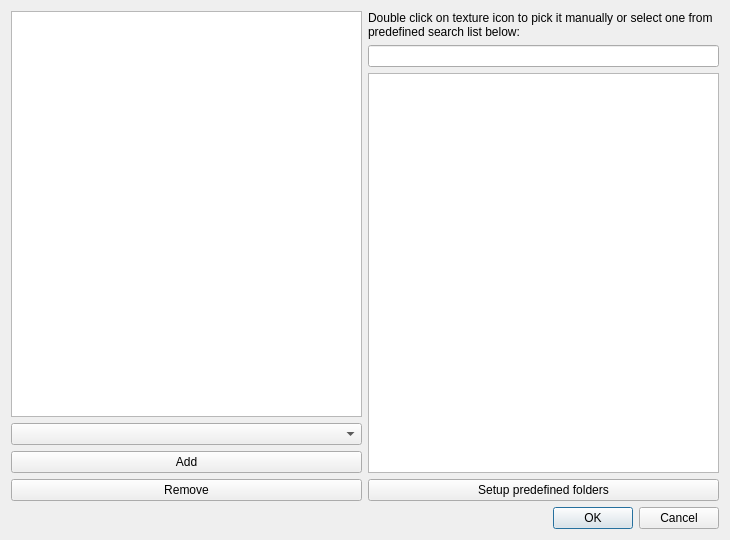
<?xml version="1.0" encoding="UTF-8"?>
<ui version="4.0">
 <class>TextureDialog</class>
 <widget class="QDialog" name="TextureDialog">
  <property name="geometry">
   <rect>
    <x>0</x>
    <y>0</y>
    <width>730</width>
    <height>540</height>
   </rect>
  </property>
  <property name="windowTitle">
   <string>Texture mappings</string>
  </property>
  <layout class="QGridLayout" name="gridLayout">
   <item row="0" column="0">
    <layout class="QVBoxLayout" name="iconPreviewlLayout">
     <item>
      <widget class="QListWidget" name="lwTextures">
       <property name="spacing">
        <number>10</number>
       </property>
      </widget>
     </item>
     <item>
      <layout class="QVBoxLayout" name="verticalLayout">
       <item>
        <widget class="QComboBox" name="cbType"/>
       </item>
       <item>
        <widget class="QPushButton" name="pbAddType">
         <property name="text">
          <string>Add</string>
         </property>
        </widget>
       </item>
       <item>
        <widget class="QPushButton" name="pbRemoveType">
         <property name="text">
          <string>Remove</string>
         </property>
        </widget>
       </item>
      </layout>
     </item>
    </layout>
   </item>
   <item row="3" column="3">
    <widget class="QDialogButtonBox" name="buttonBox">
     <property name="orientation">
      <enum>Qt::Horizontal</enum>
     </property>
     <property name="standardButtons">
      <set>QDialogButtonBox::Cancel|QDialogButtonBox::Ok</set>
     </property>
    </widget>
   </item>
   <item row="0" column="3">
    <layout class="QGridLayout" name="gridLayout_2">
     <item row="0" column="0">
      <widget class="QLabel" name="label">
       <property name="text">
        <string>Double click on texture icon to pick it manually or select one from predefined search list below:</string>
       </property>
       <property name="wordWrap">
        <bool>true</bool>
       </property>
      </widget>
     </item>
     <item row="2" column="0">
      <widget class="QListWidget" name="lwPredefined"/>
     </item>
     <item row="1" column="0">
      <widget class="QLineEdit" name="leFilter"/>
     </item>
     <item row="3" column="0">
      <widget class="QPushButton" name="pbConfig">
       <property name="text">
        <string>Setup predefined folders</string>
       </property>
      </widget>
     </item>
    </layout>
   </item>
  </layout>
 </widget>
 <resources/>
 <connections>
  <connection>
   <sender>buttonBox</sender>
   <signal>accepted()</signal>
   <receiver>TextureDialog</receiver>
   <slot>accept()</slot>
   <hints>
    <hint type="sourcelabel">
     <x>248</x>
     <y>254</y>
    </hint>
    <hint type="destinationlabel">
     <x>157</x>
     <y>274</y>
    </hint>
   </hints>
  </connection>
  <connection>
   <sender>buttonBox</sender>
   <signal>rejected()</signal>
   <receiver>TextureDialog</receiver>
   <slot>reject()</slot>
   <hints>
    <hint type="sourcelabel">
     <x>316</x>
     <y>260</y>
    </hint>
    <hint type="destinationlabel">
     <x>286</x>
     <y>274</y>
    </hint>
   </hints>
  </connection>
 </connections>
</ui>
